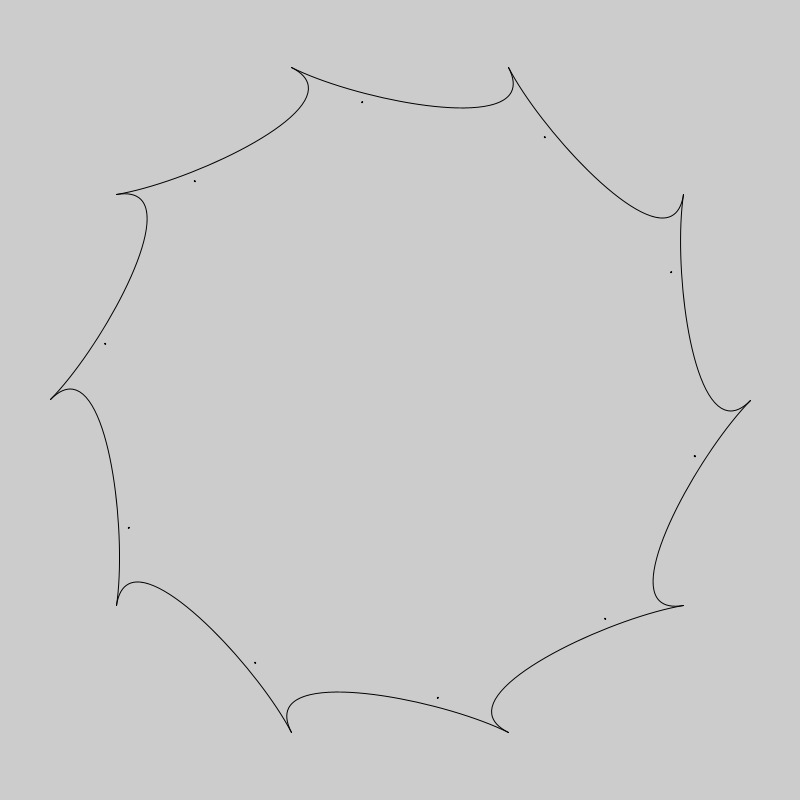
Frame 1 (no input)
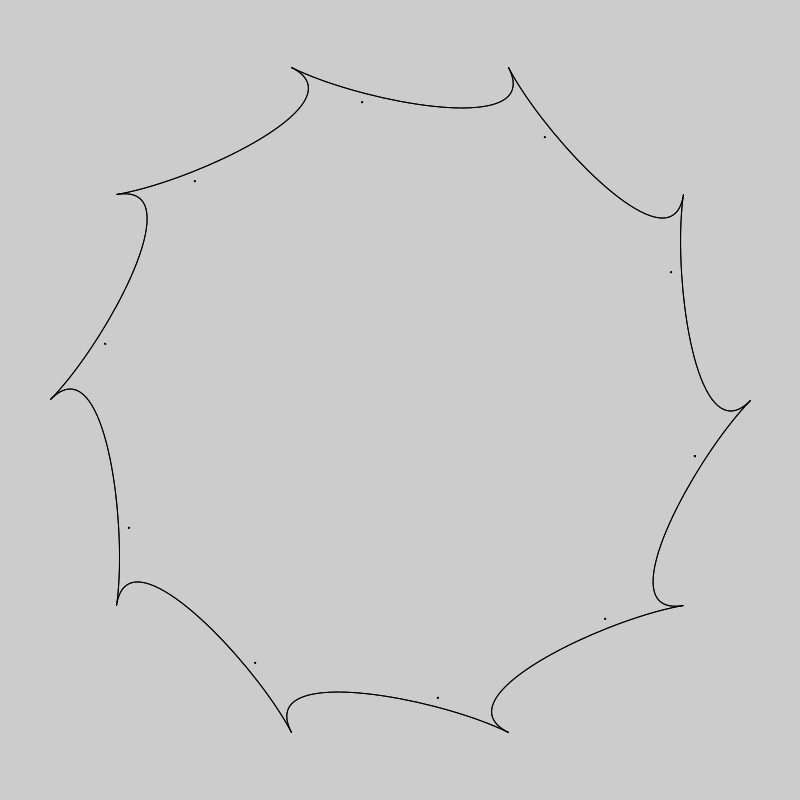
Frame 2 (the mouse pressed at the canvas centre, redrawn once)

The Processing sketch that drew these frames (run headless with seeded random() and noise(); the mouse was pressed at the canvas centre and the sketch redrawn once):

// Processing sketch: Snakes
// ── Snakes.pde
/*
Generative Art Demo: Squiggles demo.
===================================================
*/

public void setup() {
  size(800, 800);
  noLoop();
}

// color[] palette = new color[] {#FFD35C, #FD4A8E, #08A9E5, #f0f0f0 , #202020};

public void draw() {
  int numpoints = 10;
  
  final float anglestep = TWO_PI / numpoints;
  final float radius = 350;
  
  translate(400, 400);
  noFill();
  float prevx = 0;
  float prevy = 0;
  float prevxcontrol = 0;
  float prevycontrol = 0;
  for (int i = 0; i <= numpoints; ++i) {
    float theta = i * anglestep;
    float x = radius * cos(theta);
    float y = radius * sin(theta);
    float xcontrol = (radius - 50) * cos(theta + anglestep * 0.3);
    float ycontrol = (radius - 50) * sin(theta + anglestep * 0.3);
    strokeWeight(1);
    circle(xcontrol, ycontrol, 1);
    if (i > 0) {
      bezier(prevx, prevy, prevxcontrol, prevycontrol, xcontrol, ycontrol, x, y);
    }
    prevx = x;
    prevy = y;
    prevxcontrol = xcontrol;
    prevycontrol = ycontrol;
  }
}

float margin = 50;

public class Squiggle {
  private float x;
  private float y;
  float d;
  float amp;
  
  private ArrayList<PVector> circles = new ArrayList(20);
  
  public Squiggle(float x0, float y0) {
    this.x = x0;
    this.y = y0;
    this.circles.add(new PVector(x0, y0));
    this.d = 4;
    this.amp = random(2, 10);
  }
  
  public boolean Move() {
    float theta = atan2(y - height/2, x - width/2) + sin(dist(x, y, width/2, height/2) / amp);
    float r = 1;
    x += r * cos(theta);
    y += r * sin(theta);
    if (this.x < margin || this.x > width-margin || this.y < margin || this.y > height-margin) {
      return false;
    }
    return false;
  }
};
